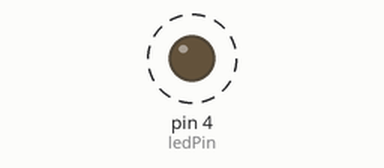
The sketch below on a simulated Arduino Uno, built with avr-gcc and run on an emulated ATmega328P. Shown: output pins drawn as LEDs (lit = HIGH). Dashed ring = blinking.

Above: at 0.2 s.
Timing chart, 0 to 3.0 s (numbered marks = the images above):
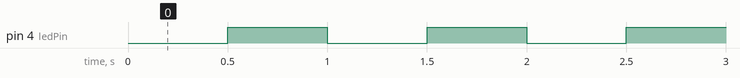

Measured:
- by itself, pin 4 (ledPin): alternates HIGH for 0.50 s and LOW for 0.50 s

The sketch:

TimerInterruptExample-16MHz.ino
```cpp
const int ledPin = 4;
int timer1_counter;
void setup()
{
  pinMode(ledPin, OUTPUT);

  // initialize timer1
  noInterrupts();           // disable all interrupts
  TCCR1A = 0;
  TCCR1B = 0;

  // Set timer1_counter to the correct value for our interrupt interval
  //timer1_counter = 64886;   // preload timer 65536-16MHz/256/100Hz
  //timer1_counter = 64286;   // preload timer 65536-16MHz/256/50Hz
  timer1_counter = 34286;   // preload timer 65536-16MHz/256/2Hz

  TCNT1 = timer1_counter;   // preload timer
  TCCR1B |= (1 << CS12);    // 256 prescaler
  TIMSK1 |= (1 << TOIE1);   // enable timer overflow interrupt
  interrupts();             // enable all interrupts
}

ISR(TIMER1_OVF_vect)        // interrupt service routine
{
  TCNT1 = timer1_counter;   // preload timer
  digitalWrite(ledPin, digitalRead(ledPin) ^ 1);
}

void loop()
{
  // your program here...
}
```
